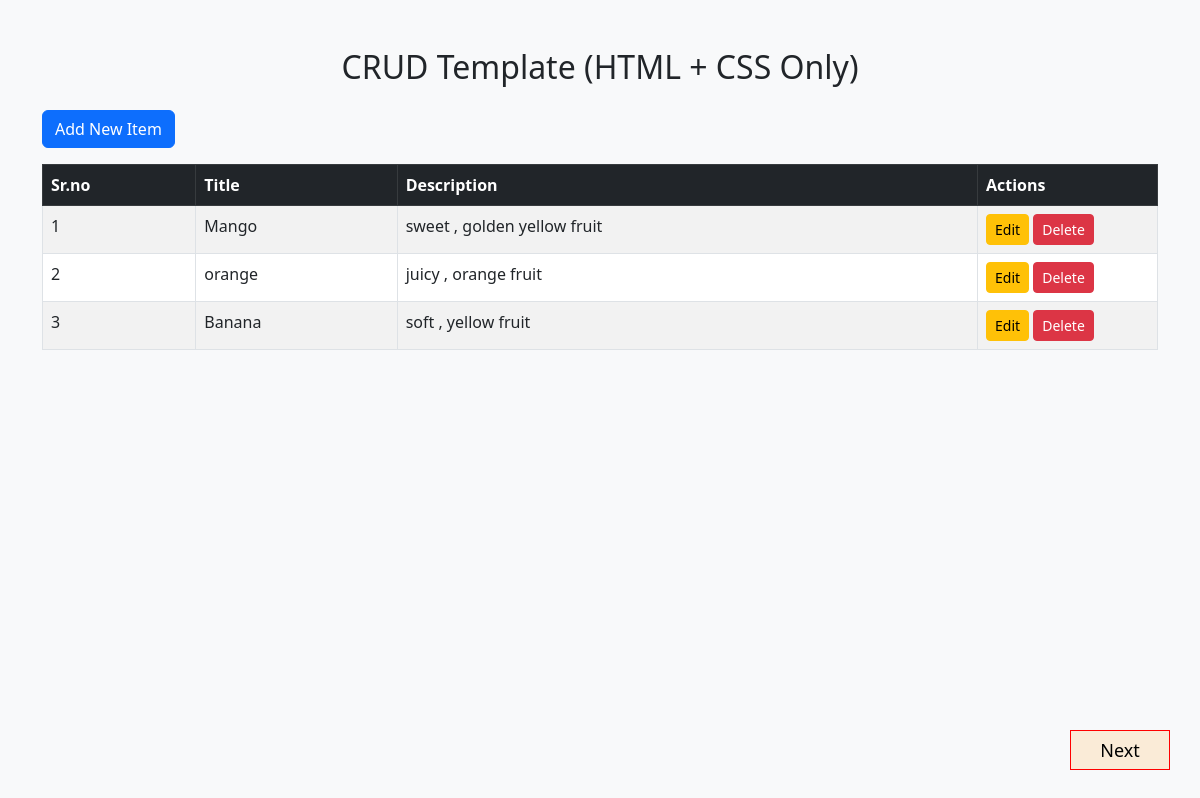
The page / on the database its author committed.
### myapp/models.py (models this page shows, shortened)
class create_crud_a_details(models.Model):
    item_name=models.CharField(max_length=100)
    item_discription=models.CharField(max_length=200)

### myapp/views.py (the view)
# urls.py: path('', views.crud_a, name='crud_a'),
def crud_a(request):
    uid=create_crud_a_details.objects.all()
    ctx={
        'uid':uid
    }
    return render(request,'crud_a.html',ctx)

### myapp/templates/crud_a.html (shortened to what this page needs)
<!DOCTYPE html>
<html lang="en">
<head>
<link href="https://cdn.jsdelivr.net/npm/bootstrap@5.3.0/dist/css/bootstrap.min.css" rel="stylesheet">
</head>
<body class="bg-light">
<div class="container mt-5">
    <h2 class="text-center mb-4">CRUD Template (HTML + CSS Only)</h2>
    <a href="#addModal" class="btn btn-primary mb-3">Add New Item</a>
    <table class="table table-bordered table-striped">
        <thead class="table-dark">
            <tr>
                <th>Sr.no</th>
                <th>Title</th>
                <th>Description</th>
                <th width="180px">Actions</th>
            </tr>
        </thead>
        <tbody>
        {% for i in uid %}
            <tr>
                <td>{{forloop.counter}}</td>
                <td>{{i.item_name}}</td>
                <td>{{i.item_discription}}</td>
                <td>
                    <a href="#editModal-{{i.id}}" class="btn btn-warning btn-sm">Edit</a>
                    <a href="#deleteModal-{{i.id}}" class="btn btn-danger btn-sm">Delete</a>
                </td>
            </tr>
        {% endfor %}
        </tbody>
    </table>
</div>
<form action="{% url 'crud_b' %}">
<button type="submit" class="footer_btnnext">Next</button>
</form>
</body>
</html>

### myapp/templates/crud_a.html (style rules this page uses)
.footer_btnnext { border: 1px red solid; background-color: antiquewhite; font-size: 18px; height: 40px; width: 100px; position: fixed; bottom: 30px; right: 30px; }

### rows shown on the page
create_crud_a_details: item_name "Mango", item_discription "sweet , golden yellow fruit"
create_crud_a_details: item_name "orange", item_discription "juicy , orange fruit"
create_crud_a_details: item_name "Banana", item_discription "soft , yellow fruit"
